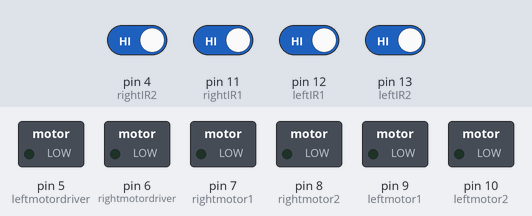
Simulated run of this sketch. Board: Arduino Uno, built with avr-gcc and run on an emulated ATmega328P. Parts: switched loads named in the sketch (green lamp = pin HIGH). The inputs (shaded band) are chosen by the test bench; at power-on: pin 4 (rightIR2), pin 11 (rightIR1), pin 12 (leftIR1), pin 13 (leftIR2) HIGH.

Above: at 1.2 s.
1.3 s: pin 4 (rightIR2) driven LOW
At 1.9 s:
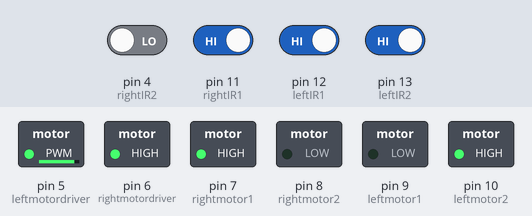
2.8 s: pin 4 (rightIR2) driven HIGH and pin 12 (leftIR1) driven LOW
At 3.1 s:
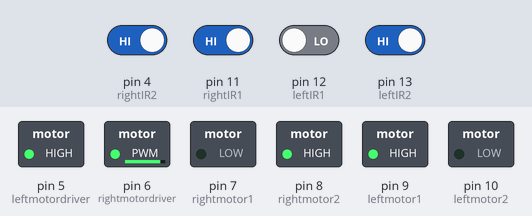
4.3 s: pin 11 (rightIR1) driven LOW
At 5.4 s:
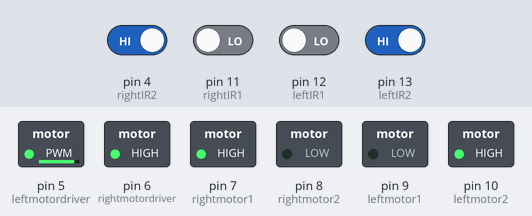
5.8 s: pin 11 (rightIR1) driven HIGH
At 6.5 s:
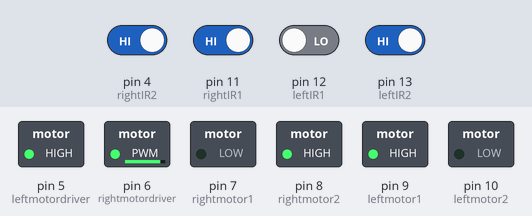
7.3 s: pin 12 (leftIR1) driven HIGH
At 7.7 s:
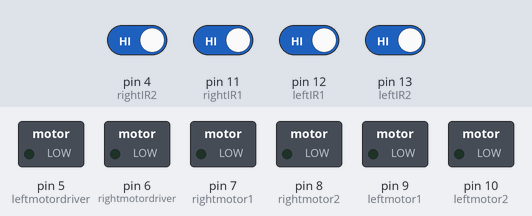
8.8 s: pin 12 (leftIR1) driven LOW
At 10.0 s:
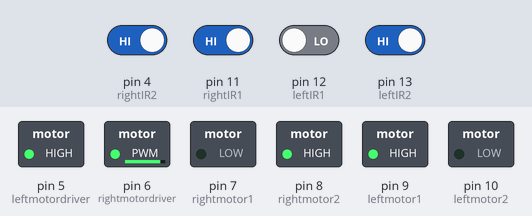
Timing chart, 0 to 11.3 s (numbered marks = the images above; inputs shaded):
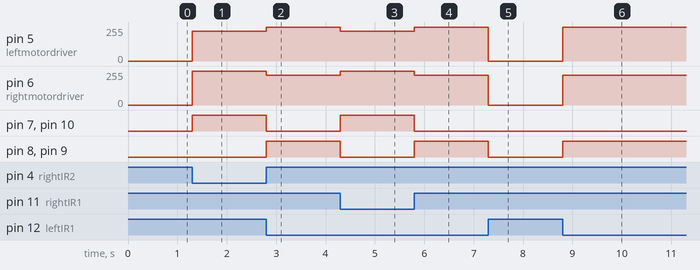

Measured:
- after the input at 1.3 s, pin 5 (leftmotordriver): 0/255 → 225/255 at once; pin 6 (rightmotordriver): 0/255 → 255/255 at once; pin 7 (rightmotor1), pin 10 (leftmotor2): LOW → HIGH at once
- after the input at 2.8 s, pin 5 (leftmotordriver): 225/255 → 255/255 at once; pin 6 (rightmotordriver): 255/255 → 225/255 at once; pin 7 (rightmotor1), pin 10 (leftmotor2): HIGH → LOW at once; pin 8 (rightmotor2), pin 9 (leftmotor1): LOW → HIGH at once
- after the input at 4.3 s, pin 5 (leftmotordriver): 255/255 → 225/255 at once; pin 6 (rightmotordriver): 225/255 → 255/255 at once; pin 7 (rightmotor1), pin 10 (leftmotor2): LOW → HIGH at once; pin 8 (rightmotor2), pin 9 (leftmotor1): HIGH → LOW at once
- after the input at 5.8 s, pin 5 (leftmotordriver): 225/255 → 255/255 at once; pin 6 (rightmotordriver): 255/255 → 225/255 at once; pin 7 (rightmotor1), pin 10 (leftmotor2): HIGH → LOW at once; pin 8 (rightmotor2), pin 9 (leftmotor1): LOW → HIGH at once
- after the input at 7.3 s, pin 5 (leftmotordriver): 255/255 → 0/255 at once; pin 6 (rightmotordriver): 225/255 → 0/255 at once; pin 8 (rightmotor2), pin 9 (leftmotor1): HIGH → LOW at once
- after the input at 8.8 s, pin 5 (leftmotordriver): 0/255 → 255/255 at once; pin 6 (rightmotordriver): 0/255 → 225/255 at once; pin 8 (rightmotor2), pin 9 (leftmotor1): LOW → HIGH at once

The sketch:

LineFollowingTank.ino
```cpp
// define IR sensor pins
#define rightIR1 11
#define leftIR1 12
#define rightIR2 4
#define leftIR2 13

// define speeds
#define turningspeed1 225
#define turningspeed2 255
#define leftmotorpower 160
#define rightmotorpower 160

// define motor pins
int rightmotordriver = 6;
int rightmotor1 = 7;
int rightmotor2 = 8;
int leftmotordriver = 5;
int leftmotor1 = 9;
int leftmotor2 = 10;


void setup() {
  // set pin modes for motor and IR sensor pins
  pinMode(rightmotordriver, OUTPUT);
  pinMode(rightmotor1, OUTPUT);
  pinMode(rightmotor2, OUTPUT);
  pinMode(leftmotordriver, OUTPUT);
  pinMode(leftmotor1, OUTPUT);
  pinMode(leftmotor2, OUTPUT);

  pinMode(rightIR1, INPUT);
  pinMode(leftIR1, INPUT);
  pinMode(rightIR2, INPUT);
  pinMode(leftIR2, INPUT);

  // initialize motors to stop
  rotatemotor(0, 0);
}

void loop() {
  // read values from IR sensors
  int rightIR1value = digitalRead(rightIR1);
  int leftIR1value = digitalRead(leftIR1);
  int rightIR2value = digitalRead(rightIR2);
  int leftIR2value = digitalRead(leftIR2);

  // if no black line detected, go straight
  if (rightIR1value == LOW && leftIR1value == LOW && rightIR2value == LOW && leftIR2value == LOW) {
    rotatemotor(leftmotorpower, rightmotorpower);
  }
  // if right IR detects black line, turn right
  else if ((rightIR1value == LOW || rightIR2value == LOW) && (leftIR1value == HIGH || leftIR2value == HIGH)) {
    digitalWrite(leftmotor1, LOW);
    digitalWrite(leftmotor2, HIGH);
    analogWrite(leftmotordriver, turningspeed1);
    digitalWrite(rightmotor1, HIGH);
    digitalWrite(rightmotor2, LOW);
    analogWrite(rightmotordriver, turningspeed2);
  }
  // if left IR detects black line, turn left
  else if ((leftIR1value == LOW || leftIR2value == LOW) && (rightIR1value == HIGH || rightIR2value == HIGH)) {
    digitalWrite(leftmotor1, HIGH);
    digitalWrite(leftmotor2, LOW);
    analogWrite(leftmotordriver, turningspeed2);
    digitalWrite(rightmotor1, LOW);
    digitalWrite(rightmotor2, HIGH);
    analogWrite(rightmotordriver, turningspeed1);
  }
  // if both front IR sensors detect black line, stop
  else if (leftIR2value == LOW && rightIR2value == LOW) {
    rotatemotor(0, 0);
  }
  else {
    rotatemotor(0, 0);
  }
}

//function for going forward and backward
void rotatemotor(int rightmotorspeed, int leftmotorspeed) {
  // set direction of right motor
  if (rightmotorspeed > 0) {
    digitalWrite(rightmotor1, LOW);
    digitalWrite(rightmotor2, HIGH);
  } else if (rightmotorspeed > 0) {
    digitalWrite(rightmotor1, HIGH);
    digitalWrite(rightmotor2, LOW);
  } else {
    digitalWrite(rightmotor1, LOW);
    digitalWrite(rightmotor2, LOW);
  }

  // set direction of left
  if (leftmotorspeed > 0) {
    digitalWrite(leftmotor1, LOW);
    digitalWrite(leftmotor2, HIGH);
  } else if (leftmotorspeed > 0) {
    digitalWrite(leftmotor1, HIGH);
    digitalWrite(leftmotor2, LOW);
  } else {
    digitalWrite(leftmotor1, LOW);
    digitalWrite(leftmotor2, LOW);
  }
  analogWrite(rightmotordriver, (rightmotorspeed));
  analogWrite(leftmotordriver, (leftmotorspeed));
}
```
